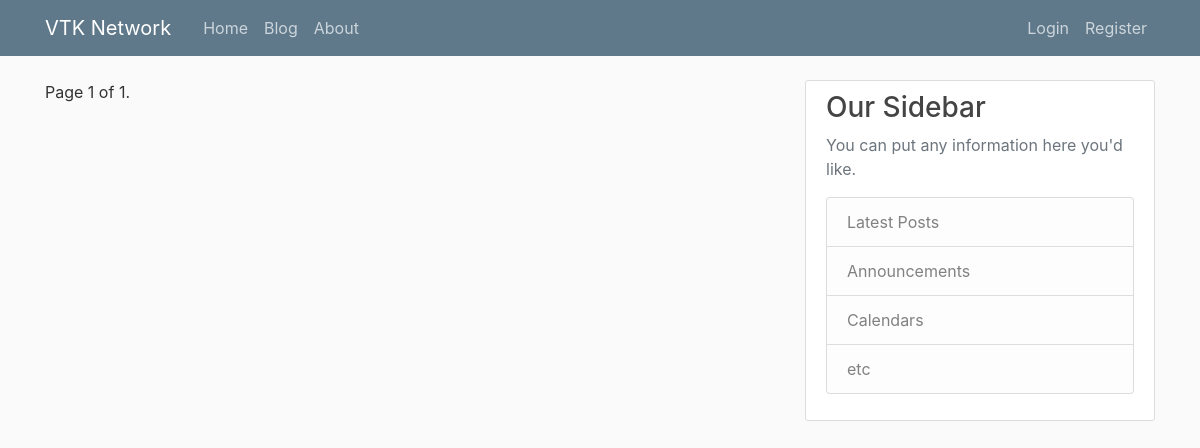
The page /blog/ on the database as committed earlier.
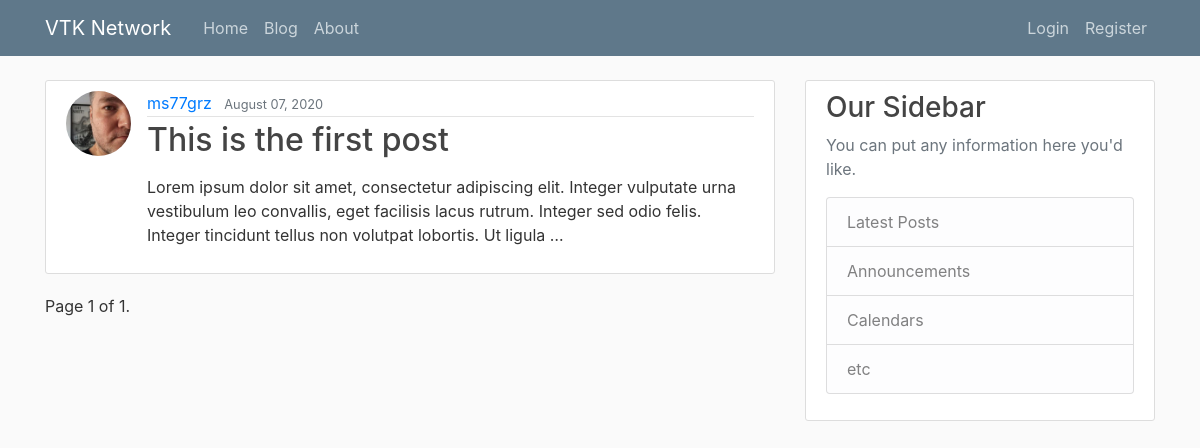
The same page on the database as committed later.
### blog/models.py (models this page shows, shortened)
class Post(models.Model):
    STATUS_CHOICES = (
        ('draft', 'Draft'),
        ('published', 'Published'),
    )
    title = models.CharField(max_length=250)
    slug = models.SlugField(max_length=250, unique_for_date='publish')
    author = models.ForeignKey(User, on_delete=models.CASCADE, related_name='blog_posts')
    body = models.TextField()
    publish = models.DateTimeField(default=timezone.now)
    created = models.DateTimeField(auto_now_add=True)
    updated = models.DateTimeField(auto_now=True)
    status = models.CharField(max_length=10, choices=STATUS_CHOICES, default='draft')
    objects = models.Manager() # The default manager.
    published = PublishedManager() # Our custom manager.
    class Meta:
        ordering = ('-publish',)
    def get_absolute_url(self):
        return reverse('blog:post_detail',
                       args=[self.publish.year,
                             self.publish.month,
                             self.publish.day, self.slug])

### users/models.py (models this page shows, shortened)
class Profile(models.Model):
    user = models.OneToOneField(User, on_delete=models.CASCADE)
    image = models.ImageField(default='default.jpg', upload_to='profile_pics')

### blog/views.py (the view)
# urls.py: path('', views.post_list, name='post_list'),
def post_list(request):
    object_list = Post.published.all()
    paginator = Paginator(object_list, 3) # 3 posts in each page
    page = request.GET.get('page')
    try:
        posts = paginator.page(page)
    except PageNotAnInteger:
        posts = paginator.page(1)
    except EmptyPage:
        posts = paginator.page(paginator.num_pages)
    return render(request, 'blog/post/list.html', {'title':'Blog','posts': posts, 'page': page})

### blog/models.py (called while the page is built)
    def get_queryset(self):
        return super().get_queryset().filter(status='published')

### blog/templates/blog/post/list.html
{% extends "equipment_accounting/base.html" %}
{% block content %}
{% for post in posts %}
<article class="media content-section">
    <img src="{{ post.author.profile.image.url }}" class="rounded-circle article-img">
    <div class="media-body">
        <div class="article-metadata">
            <a class="mr-2" href="#">{{ post.author }}</a>
            <small class="text-muted">{{ post.publish|date:"F d, Y" }}</small>
        </div>
        <h2><a class="article-title" href="{{ post.get_absolute_url }}">{{ post.title }}</a></h2>
        <p class="article-content">{{ post.body|truncatewords:30|linebreaks }}</p>
    </div>
</article>
{% endfor %}
{% include "pagination.html" with page=posts %}
{% endblock %}

Rows that differ between the two databases and show on the page:
added Post: author.profile.image (picture), author "ms77grz", publish "August 07, 2020", title "This is the first post", body "Lorem ipsum dolor sit amet, consectetur adipiscing elit. Integer vulputate urna vestibulum leo convallis, eget facilisis lacus rutrum. Integer sed odio felis. Integer tincidunt tellus non volutpat lobortis. Ut ligula …"
